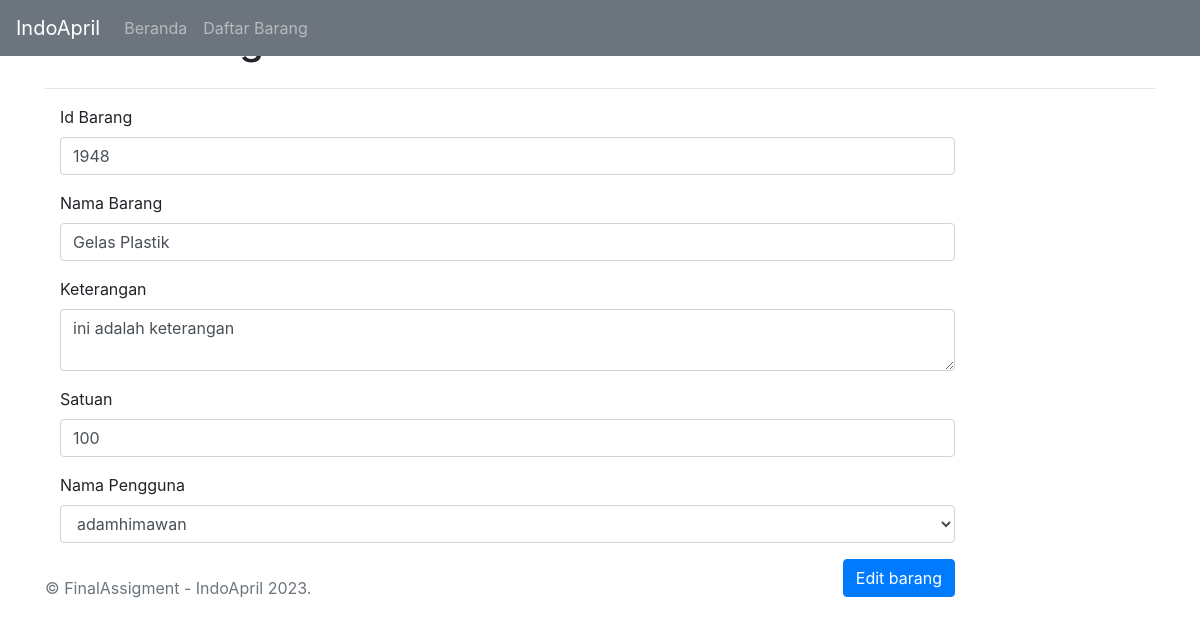
Screenshot of /barang/edit/1948 with the database file from the repository.
### tables this page shows
CREATE TABLE `barang` (
  `idBarang` int(20) NOT NULL,
  `namaBarang` varchar(255) NOT NULL,
  `keterangan` varchar(255) NOT NULL,
  `satuan` int(10) NOT NULL,
  `idPengguna` int(20) NOT NULL
);

CREATE TABLE `pengguna` (
  `idPengguna` int(20) NOT NULL,
  `namaPengguna` varchar(255) DEFAULT NULL,
  `password` varchar(255) DEFAULT NULL,
  `namaDepan` varchar(255) DEFAULT NULL,
  `namaBelakang` varchar(255) DEFAULT NULL,
  `noHp` int(20) DEFAULT NULL,
  `alamat` varchar(255) DEFAULT NULL,
  `idAkses` int(20) DEFAULT NULL
);

### app/controllers/barang.php (called while the page is built, shortened)
<?php
class Barang extends Controller
{
    public function edit($id)
    {
        $pengguna_model = $this->loadModel('PenggunaModel');
        $data_pengguna = $pengguna_model->getAllPengguna();
        $barang_model = $this->loadModel('BarangModel');
        $barang_model->setIdBarang($id);
        $data_barang = $barang_model->getBarangById();
        require 'app/views/layouts/header.php';
        require 'app/views/layouts/navbar.php';
        require 'app/views/barang/edit.php';
        require 'app/views/layouts/footer.php';
    }
}

### index.php (called while the page is built, shortened)
<?php
require 'app/libs/controller.php';
$app = new Application();

### app/libs/controller.php (called while the page is built, shortened)
<?php
class Controller
{
    public $db = null;
    private function openDatabaseConnection()
    {
        $options = array(PDO::ATTR_DEFAULT_FETCH_MODE => PDO::FETCH_OBJ, PDO::ATTR_ERRMODE => PDO::ERRMODE_WARNING);
        try {
            $this->db = new PDO("mysql:host=" . DB_HOST . ";port=" . DB_PORT . ";dbname=" . DB_NAME, DB_USER, DB_PASS, $options);
        } catch(PDOException $e) {
            echo $e->getMessage();
        }
    }
    public function loadModel($model_name)
    {
        return new $model_name($this->db);
    }
}

### app/models/barangmodel.php (called while the page is built, shortened)
<?php
class BarangModel
{
    private $idBarang = null;
    private $db;
    function __construct($db) {
        $this->db = $db;
    }
    function setIdBarang($idBarang)
    {
        $this->idBarang = $idBarang;
    }
    public function getBarangById()
    {
        try {
            $query = "SELECT * FROM barang WHERE idBarang = :idBarang";
            $prepareDB = $this->db->prepare($query);
            $prepareDB->bindParam(':idBarang', $this->idBarang);
            $prepareDB->execute();
            $result = $prepareDB->fetch();
            return $result;
        } catch (Exception $e) {
            throw $e;
        }
    }
}

### app/models/penggunamodel.php (called while the page is built, shortened)
<?php
class PenggunaModel
{
    private $db;
    function __construct($db) {
        $this->db = $db;
    }
    public function getAllPengguna()
    {
        try {
            $query = "SELECT * FROM pengguna";
            $prepareDB = $this->db->prepare($query);
            $prepareDB->execute();
            $result = $prepareDB->fetchAll();
            return $result;
        } catch (Exception $e) {
            throw $e;
        }
    }
}

### app/views/barang/edit.php (the view, shortened to what this page needs)
<main role="main" class="container">
    <div class="clearfix mb-3 mt-3">
        <h1 class="float-left">Edit Barang</h1>
        <a href="<?= URL . 'barang' ?>" class="btn btn-secondary float-right">Kembali</a>
    </div>
    <hr />
    <form class="form-horizontal" action="<?php echo URL . 'barang/proses_edit'; ?>" method="POST">
        <div class="form-group">
            <label for="idBarang" class="col-sm-2 control-label">Id Barang</label>
            <div class="col-sm-10">
                <input type="text" class="form-control" id="idBarang" name="idBarang" placeholder="Masukan id barang"
                    value="<?php if (isset($data_barang->idBarang))
                        echo $data_barang->idBarang; ?>" required>
            </div>
        </div>
        <div class="form-group">
            <label for="namaBarang" class="col-sm-2 control-label">Nama Barang</label>
            <div class="col-sm-10">
                <input type="text" class="form-control" id="namaBarang" name="namaBarang"
                    placeholder="Masukan nama barang"
                    value="<?php if (isset($data_barang->namaBarang))
                        echo $data_barang->namaBarang; ?>" required>
            </div>
        </div>
        <div class="form-group">
            <label for="keterangan" class="col-sm-2 control-label">Keterangan</label>
            <div class="col-sm-10">
                <textarea class="form-control" id="keterangan" name="keterangan" placeholder="Masukan keterangan"
                    required><?php if (isset($data_barang->keterangan))
                        echo $data_barang->keterangan; ?></textarea>
            </div>
        </div>
        <div class="form-group">
            <label for="satuan" class="col-sm-2 control-label">Satuan</label>
            <div class="col-sm-10">
                <input type="number" class="form-control" id="satuan" name="satuan" placeholder="Masukan satuan"
                    value="<?php if (isset($data_barang->satuan))
                        echo (int) $data_barang->satuan; ?>" required>
            </div>
        </div>
        <div class="form-group">
            <label for="idPengguna" class="col-sm-2 control-label">Nama Pengguna</label>
            <div class="col-sm-10">
                <select class="form-control" id="idPengguna" name="idPengguna" required>
                    <?php foreach ($data_pengguna as $pengguna) { ?>
                        <option value="<?php if (isset($pengguna->idPengguna))
                            echo $pengguna->idPengguna; ?>" <?php if (isset($data_barang->idPengguna) && $data_barang->idPengguna == $pengguna->idPengguna)
                                  echo 'selected'; ?>><?php if (isset($pengguna->namaPengguna))
                                        echo $pengguna->namaPengguna; ?>
                        </option>
                    <?php } ?>
                </select>
            </div>
        </div>
        <div class="form-group">
            <div class="col-sm-offset-2 col-sm-10">
                <button type="submit" class="btn btn-primary float-right" name="edit_barang">Edit barang</button>
            </div>
        </div>
    </form>
</main>

### rows the page displays
barang: idBarang "1948", namaBarang "Gelas Plastik", keterangan "ini adalah keterangan", satuan "100", idPengguna "adamhimawan"
